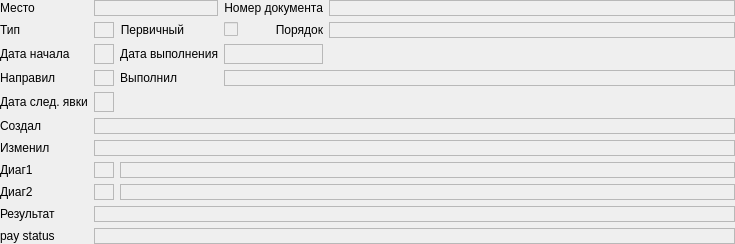
                 <widget class="QWidget" name="scrollAreaWidgetContents_1">
                  <property name="geometry">
                   <rect>
                    <x>0</x>
                    <y>0</y>
                    <width>735</width>
                    <height>241</height>
                   </rect>
                  </property>
                  <layout class="QGridLayout" name="gridLayout_2">
                   <property name="margin">
                    <number>0</number>
                   </property>
                   <item row="8" column="2" colspan="4">
                    <widget class="QLabel" name="lblAmbCardEventDiagExName_2">
                     <property name="frameShape">
                      <enum>QFrame::StyledPanel</enum>
                     </property>
                     <property name="frameShadow">
                      <enum>QFrame::Sunken</enum>
                     </property>
                     <property name="text">
                      <string/>
                     </property>
                    </widget>
                   </item>
                   <item row="0" column="3" colspan="2">
                    <widget class="QLabel" name="lblAmbCardEventExtId_2">
                     <property name="sizePolicy">
                      <sizepolicy hsizetype="Maximum" vsizetype="Preferred">
                       <horstretch>0</horstretch>
                       <verstretch>0</verstretch>
                      </sizepolicy>
                     </property>
                     <property name="toolTip">
                      <string>Внешний идентификатор</string>
                     </property>
                     <property name="text">
                      <string>Номер документа</string>
                     </property>
                     <property name="alignment">
                      <set>Qt::AlignRight|Qt::AlignTrailing|Qt::AlignVCenter</set>
                     </property>
                    </widget>
                   </item>
                   <item row="1" column="0">
                    <widget class="QLabel" name="lblAmbCardEventType_2">
                     <property name="sizePolicy">
                      <sizepolicy hsizetype="Maximum" vsizetype="Preferred">
                       <horstretch>0</horstretch>
                       <verstretch>0</verstretch>
                      </sizepolicy>
                     </property>
                     <property name="text">
                      <string>Тип</string>
                     </property>
                    </widget>
                   </item>
                   <item row="1" column="1">
                    <widget class="QLabel" name="lblAmbCardEventTypeValue_2">
                     <property name="frameShape">
                      <enum>QFrame::StyledPanel</enum>
                     </property>
                     <property name="frameShadow">
                      <enum>QFrame::Sunken</enum>
                     </property>
                     <property name="text">
                      <string/>
                     </property>
                    </widget>
                   </item>
                   <item row="1" column="2">
                    <widget class="QLabel" name="lblAmbCardEventPrimary_2">
                     <property name="sizePolicy">
                      <sizepolicy hsizetype="Maximum" vsizetype="Preferred">
                       <horstretch>0</horstretch>
                       <verstretch>0</verstretch>
                      </sizepolicy>
                     </property>
                     <property name="text">
                      <string>Первичный</string>
                     </property>
                     <property name="alignment">
                      <set>Qt::AlignRight|Qt::AlignTrailing|Qt::AlignVCenter</set>
                     </property>
                    </widget>
                   </item>
                   <item row="1" column="3">
                    <widget class="QCheckBox" name="chkAmbCardEventPrimary_2">
                     <property name="enabled">
                      <bool>false</bool>
                     </property>
                     <property name="text">
                      <string/>
                     </property>
                     <property name="checkable">
                      <bool>true</bool>
                     </property>
                     <property name="checked">
                      <bool>false</bool>
                     </property>
                    </widget>
                   </item>
                   <item row="0" column="0">
                    <widget class="QLabel" name="lblAmbCardEventOrg_2">
                     <property name="sizePolicy">
                      <sizepolicy hsizetype="Maximum" vsizetype="Preferred">
                       <horstretch>0</horstretch>
                       <verstretch>0</verstretch>
                      </sizepolicy>
                     </property>
                     <property name="text">
                      <string>Место</string>
                     </property>
                    </widget>
                   </item>
                   <item row="2" column="5">
                    <spacer name="spacer">
                     <property name="orientation">
                      <enum>Qt::Horizontal</enum>
                     </property>
                     <property name="sizeHint" stdset="0">
                      <size>
                       <width>567</width>
                       <height>20</height>
                      </size>
                     </property>
                    </spacer>
                   </item>
                   <item row="3" column="0">
                    <widget class="QLabel" name="lblAmbCardEventSetPerson_2">
                     <property name="sizePolicy">
                      <sizepolicy hsizetype="Maximum" vsizetype="Preferred">
                       <horstretch>0</horstretch>
                       <verstretch>0</verstretch>
                      </sizepolicy>
                     </property>
                     <property name="text">
                      <string>Направил</string>
                     </property>
                    </widget>
                   </item>
                   <item row="3" column="1">
                    <widget class="QLabel" name="lblAmbCardEventSetPersonValue_2">
                     <property name="frameShape">
                      <enum>QFrame::StyledPanel</enum>
                     </property>
                     <property name="frameShadow">
                      <enum>QFrame::Sunken</enum>
                     </property>
                     <property name="text">
                      <string/>
                     </property>
                    </widget>
                   </item>
                   <item row="3" column="2">
                    <widget class="QLabel" name="lblAmbCardEventExecPerson_2">
                     <property name="sizePolicy">
                      <sizepolicy hsizetype="Maximum" vsizetype="Preferred">
                       <horstretch>0</horstretch>
                       <verstretch>0</verstretch>
                      </sizepolicy>
                     </property>
                     <property name="text">
                      <string>Выполнил</string>
                     </property>
                     <property name="alignment">
                      <set>Qt::AlignRight|Qt::AlignTrailing|Qt::AlignVCenter</set>
                     </property>
                    </widget>
                   </item>
                   <item row="3" column="3" colspan="3">
                    <widget class="QLabel" name="lblAmbCardEventExecPersonValue_2">
                     <property name="frameShape">
                      <enum>QFrame::StyledPanel</enum>
                     </property>
                     <property name="frameShadow">
                      <enum>QFrame::Sunken</enum>
                     </property>
                     <property name="text">
                      <string/>
                     </property>
                    </widget>
                   </item>
                   <item row="4" column="0">
                    <widget class="QLabel" name="lblAmbCardEventNextDate_2">
                     <property name="sizePolicy">
                      <sizepolicy hsizetype="Maximum" vsizetype="Preferred">
                       <horstretch>0</horstretch>
                       <verstretch>0</verstretch>
                      </sizepolicy>
                     </property>
                     <property name="text">
                      <string>Дата след. явки</string>
                     </property>
                    </widget>
                   </item>
                   <item row="5" column="0">
                    <widget class="QLabel" name="lblAmbCardEventCreatePerson_2">
                     <property name="text">
                      <string>Создал</string>
                     </property>
                    </widget>
                   </item>
                   <item row="5" column="1" colspan="5">
                    <widget class="QLabel" name="lblAmbCardEventCreatePersonValue_2">
                     <property name="frameShape">
                      <enum>QFrame::StyledPanel</enum>
                     </property>
                     <property name="frameShadow">
                      <enum>QFrame::Sunken</enum>
                     </property>
                     <property name="text">
                      <string/>
                     </property>
                    </widget>
                   </item>
                   <item row="6" column="0">
                    <widget class="QLabel" name="lblAmbCardEventModifyPerson_2">
                     <property name="text">
                      <string>Изменил</string>
                     </property>
                    </widget>
                   </item>
                   <item row="6" column="1" colspan="5">
                    <widget class="QLabel" name="lblAmbCardEventModifyPersonValue_2">
                     <property name="frameShape">
                      <enum>QFrame::StyledPanel</enum>
                     </property>
                     <property name="frameShadow">
                      <enum>QFrame::Sunken</enum>
                     </property>
                     <property name="text">
                      <string/>
                     </property>
                    </widget>
                   </item>
                   <item row="0" column="1" colspan="2">
                    <widget class="QLabel" name="lblAmbCardEventOrgValue_2">
                     <property name="frameShape">
                      <enum>QFrame::StyledPanel</enum>
                     </property>
                     <property name="frameShadow">
                      <enum>QFrame::Sunken</enum>
                     </property>
                     <property name="text">
                      <string/>
                     </property>
                    </widget>
                   </item>
                   <item row="0" column="5">
                    <widget class="QLabel" name="lblAmbCardEventExtIdValue_2">
                     <property name="frameShape">
                      <enum>QFrame::StyledPanel</enum>
                     </property>
                     <property name="frameShadow">
                      <enum>QFrame::Sunken</enum>
                     </property>
                     <property name="text">
                      <string/>
                     </property>
                    </widget>
                   </item>
                   <item row="1" column="4">
                    <widget class="QLabel" name="lblAmbCardEventOrder_2">
                     <property name="sizePolicy">
                      <sizepolicy hsizetype="Maximum" vsizetype="Preferred">
                       <horstretch>0</horstretch>
                       <verstretch>0</verstretch>
                      </sizepolicy>
                     </property>
                     <property name="text">
                      <string>Порядок</string>
                     </property>
                     <property name="alignment">
                      <set>Qt::AlignRight|Qt::AlignTrailing|Qt::AlignVCenter</set>
                     </property>
                    </widget>
                   </item>
                   <item row="1" column="5">
                    <widget class="QLabel" name="lblAmbCardEventOrderValue_2">
                     <property name="frameShape">
                      <enum>QFrame::StyledPanel</enum>
                     </property>
                     <property name="frameShadow">
                      <enum>QFrame::Sunken</enum>
                     </property>
                     <property name="text">
                      <string/>
                     </property>
                    </widget>
                   </item>
                   <item row="2" column="0">
                    <widget class="QLabel" name="lblAmbCardEventSetDate_2">
                     <property name="sizePolicy">
                      <sizepolicy hsizetype="Maximum" vsizetype="Preferred">
                       <horstretch>0</horstretch>
                       <verstretch>0</verstretch>
                      </sizepolicy>
                     </property>
                     <property name="text">
                      <string>Дата начала</string>
                     </property>
                    </widget>
                   </item>
                   <item row="4" column="1">
                    <widget class="QLabel" name="lblAmbCardEventNextDateValue_2">
                     <property name="frameShape">
                      <enum>QFrame::StyledPanel</enum>
                     </property>
                     <property name="frameShadow">
                      <enum>QFrame::Sunken</enum>
                     </property>
                     <property name="text">
                      <string/>
                     </property>
                    </widget>
                   </item>
                   <item row="4" column="2" colspan="4">
                    <spacer name="spacer_2">
                     <property name="orientation">
                      <enum>Qt::Horizontal</enum>
                     </property>
                     <property name="sizeHint" stdset="0">
                      <size>
                       <width>836</width>
                       <height>20</height>
                      </size>
                     </property>
                    </spacer>
                   </item>
                   <item row="2" column="1">
                    <widget class="QLabel" name="lblAmbCardEventSetDateValue_2">
                     <property name="frameShape">
                      <enum>QFrame::StyledPanel</enum>
                     </property>
                     <property name="frameShadow">
                      <enum>QFrame::Sunken</enum>
                     </property>
                     <property name="text">
                      <string/>
                     </property>
                    </widget>
                   </item>
                   <item row="7" column="2" colspan="4">
                    <widget class="QLabel" name="lblAmbCardEventDiagName_2">
                     <property name="frameShape">
                      <enum>QFrame::StyledPanel</enum>
                     </property>
                     <property name="frameShadow">
                      <enum>QFrame::Sunken</enum>
                     </property>
                     <property name="text">
                      <string/>
                     </property>
                    </widget>
                   </item>
                   <item row="2" column="2">
                    <widget class="QLabel" name="lblAmbCardEventExecDate_2">
                     <property name="sizePolicy">
                      <sizepolicy hsizetype="Maximum" vsizetype="Preferred">
                       <horstretch>0</horstretch>
                       <verstretch>0</verstretch>
                      </sizepolicy>
                     </property>
                     <property name="text">
                      <string>Дата выполнения</string>
                     </property>
                     <property name="alignment">
                      <set>Qt::AlignRight|Qt::AlignTrailing|Qt::AlignVCenter</set>
                     </property>
                    </widget>
                   </item>
                   <item row="2" column="3" colspan="2">
                    <widget class="QLabel" name="lblAmbCardEventExecDateValue_2">
                     <property name="frameShape">
                      <enum>QFrame::StyledPanel</enum>
                     </property>
                     <property name="frameShadow">
                      <enum>QFrame::Sunken</enum>
                     </property>
                     <property name="text">
                      <string/>
                     </property>
                    </widget>
                   </item>
                   <item row="8" column="1">
                    <widget class="QLabel" name="lblAmbCardEventDiagExValue_2">
                     <property name="minimumSize">
                      <size>
                       <width>20</width>
                       <height>0</height>
                      </size>
                     </property>
                     <property name="frameShape">
                      <enum>QFrame::StyledPanel</enum>
                     </property>
                     <property name="frameShadow">
                      <enum>QFrame::Sunken</enum>
                     </property>
                     <property name="text">
                      <string/>
                     </property>
                    </widget>
                   </item>
                   <item row="7" column="0">
                    <widget class="QLabel" name="lblAmbCardEventDiag_2">
                     <property name="text">
                      <string>Диаг1</string>
                     </property>
                    </widget>
                   </item>
                   <item row="7" column="1">
                    <widget class="QLabel" name="lblAmbCardEventDiagValue_2">
                     <property name="minimumSize">
                      <size>
                       <width>20</width>
                       <height>0</height>
                      </size>
                     </property>
                     <property name="frameShape">
                      <enum>QFrame::StyledPanel</enum>
                     </property>
                     <property name="frameShadow">
                      <enum>QFrame::Sunken</enum>
                     </property>
                     <property name="text">
                      <string/>
                     </property>
                    </widget>
                   </item>
                   <item row="8" column="0">
                    <widget class="QLabel" name="lblAmbCardEventDiagEx_2">
                     <property name="text">
                      <string>Диаг2</string>
                     </property>
                    </widget>
                   </item>
                   <item row="9" column="0">
                    <widget class="QLabel" name="lblAmbCardEventResult_2">
                     <property name="sizePolicy">
                      <sizepolicy hsizetype="Maximum" vsizetype="Preferred">
                       <horstretch>0</horstretch>
                       <verstretch>0</verstretch>
                      </sizepolicy>
                     </property>
                     <property name="text">
                      <string>Результат</string>
                     </property>
                    </widget>
                   </item>
                   <item row="9" column="1" colspan="5">
                    <widget class="QLabel" name="lblAmbCardEventResultValue_2">
                     <property name="frameShape">
                      <enum>QFrame::StyledPanel</enum>
                     </property>
                     <property name="frameShadow">
                      <enum>QFrame::Sunken</enum>
                     </property>
                     <property name="text">
                      <string/>
                     </property>
                    </widget>
                   </item>
                   <item row="10" column="0">
                    <widget class="QLabel" name="lblAmbCardEventPayStatus_2">
                     <property name="sizePolicy">
                      <sizepolicy hsizetype="Maximum" vsizetype="Preferred">
                       <horstretch>0</horstretch>
                       <verstretch>0</verstretch>
                      </sizepolicy>
                     </property>
                     <property name="text">
                      <string>pay status</string>
                     </property>
                    </widget>
                   </item>
                   <item row="10" column="1" colspan="5">
                    <widget class="QLabel" name="lblAmbCardEventPayStatusValue_2">
                     <property name="frameShape">
                      <enum>QFrame::StyledPanel</enum>
                     </property>
                     <property name="frameShadow">
                      <enum>QFrame::Sunken</enum>
                     </property>
                     <property name="text">
                      <string/>
                     </property>
                    </widget>
                   </item>
                   <item row="11" column="0">
                    <spacer name="verticalSpacer">
                     <property name="orientation">
                      <enum>Qt::Vertical</enum>
                     </property>
                     <property name="sizeHint" stdset="0">
                      <size>
                       <width>20</width>
                       <height>40</height>
                      </size>
                     </property>
                    </spacer>
                   </item>
                  </layout>
                 </widget>
